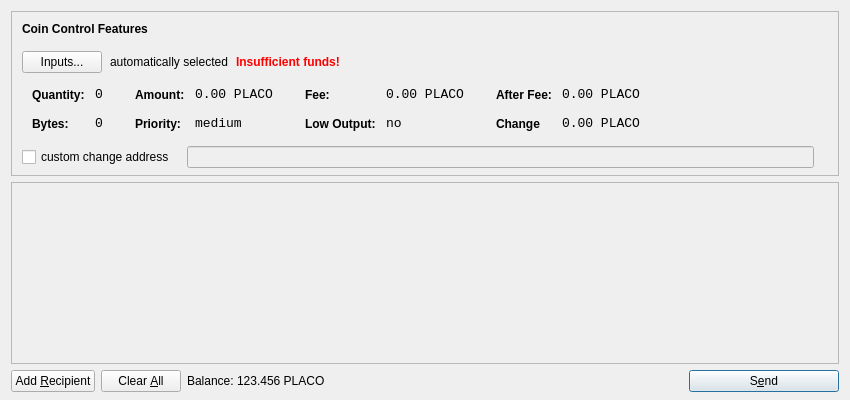
<?xml version="1.0" encoding="UTF-8"?>
<ui version="4.0">
 <class>SendCoinsDialog</class>
 <widget class="QDialog" name="SendCoinsDialog">
  <property name="geometry">
   <rect>
    <x>0</x>
    <y>0</y>
    <width>850</width>
    <height>400</height>
   </rect>
  </property>
  <property name="windowTitle">
   <string>Send Coins</string>
  </property>
  <property name="styleSheet">
   <string notr="true">background-image: url(:/images/bkg2);</string>
  </property>
  <layout class="QVBoxLayout" name="verticalLayout" stretch="0,1,0">
   <property name="bottomMargin">
    <number>8</number>
   </property>
   <item>
    <widget class="QFrame" name="frameCoinControl">
     <property name="sizePolicy">
      <sizepolicy hsizetype="Expanding" vsizetype="Expanding">
       <horstretch>0</horstretch>
       <verstretch>0</verstretch>
      </sizepolicy>
     </property>
     <property name="maximumSize">
      <size>
       <width>16777215</width>
       <height>16777215</height>
      </size>
     </property>
     <property name="frameShape">
      <enum>QFrame::StyledPanel</enum>
     </property>
     <property name="frameShadow">
      <enum>QFrame::Sunken</enum>
     </property>
     <layout class="QVBoxLayout" name="verticalLayoutCoinControl2">
      <property name="spacing">
       <number>6</number>
      </property>
      <property name="leftMargin">
       <number>0</number>
      </property>
      <property name="topMargin">
       <number>0</number>
      </property>
      <property name="rightMargin">
       <number>0</number>
      </property>
      <property name="bottomMargin">
       <number>6</number>
      </property>
      <item>
       <layout class="QVBoxLayout" name="verticalLayoutCoinControl" stretch="0,0,0,0,1">
        <property name="spacing">
         <number>0</number>
        </property>
        <property name="leftMargin">
         <number>10</number>
        </property>
        <property name="topMargin">
         <number>10</number>
        </property>
        <item>
         <layout class="QHBoxLayout" name="horizontalLayoutCoinControl1">
          <property name="bottomMargin">
           <number>15</number>
          </property>
          <item>
           <widget class="QLabel" name="labelCoinControlFeatures">
            <property name="sizePolicy">
             <sizepolicy hsizetype="Preferred" vsizetype="Maximum">
              <horstretch>0</horstretch>
              <verstretch>0</verstretch>
             </sizepolicy>
            </property>
            <property name="font">
             <font>
              <weight>75</weight>
              <bold>true</bold>
             </font>
            </property>
            <property name="styleSheet">
             <string notr="true">font-weight:bold;</string>
            </property>
            <property name="text">
             <string>Coin Control Features</string>
            </property>
           </widget>
          </item>
         </layout>
        </item>
        <item>
         <layout class="QHBoxLayout" name="horizontalLayoutCoinControl2" stretch="0,0,0,0">
          <property name="spacing">
           <number>8</number>
          </property>
          <property name="bottomMargin">
           <number>10</number>
          </property>
          <item>
           <widget class="QPushButton" name="pushButtonCoinControl">
            <property name="styleSheet">
             <string notr="true"/>
            </property>
            <property name="text">
             <string>Inputs...</string>
            </property>
           </widget>
          </item>
          <item>
           <widget class="QLabel" name="labelCoinControlAutomaticallySelected">
            <property name="text">
             <string>automatically selected</string>
            </property>
            <property name="margin">
             <number>5</number>
            </property>
           </widget>
          </item>
          <item>
           <widget class="QLabel" name="labelCoinControlInsuffFunds">
            <property name="font">
             <font>
              <weight>75</weight>
              <bold>true</bold>
             </font>
            </property>
            <property name="styleSheet">
             <string notr="true">color:red;font-weight:bold;</string>
            </property>
            <property name="text">
             <string>Insufficient funds!</string>
            </property>
            <property name="margin">
             <number>5</number>
            </property>
           </widget>
          </item>
          <item>
           <spacer name="horizontalSpacerCoinControl">
            <property name="orientation">
             <enum>Qt::Horizontal</enum>
            </property>
            <property name="sizeHint" stdset="0">
             <size>
              <width>40</width>
              <height>1</height>
             </size>
            </property>
           </spacer>
          </item>
         </layout>
        </item>
        <item>
         <widget class="QWidget" name="widgetCoinControl" native="true">
          <property name="sizePolicy">
           <sizepolicy hsizetype="Preferred" vsizetype="Preferred">
            <horstretch>0</horstretch>
            <verstretch>0</verstretch>
           </sizepolicy>
          </property>
          <property name="minimumSize">
           <size>
            <width>0</width>
            <height>0</height>
           </size>
          </property>
          <property name="styleSheet">
           <string notr="true"/>
          </property>
          <layout class="QHBoxLayout" name="horizontalLayoutCoinControl5">
           <property name="leftMargin">
            <number>0</number>
           </property>
           <property name="topMargin">
            <number>0</number>
           </property>
           <property name="rightMargin">
            <number>0</number>
           </property>
           <property name="bottomMargin">
            <number>0</number>
           </property>
           <item>
            <layout class="QHBoxLayout" name="horizontalLayoutCoinControl3" stretch="0,0,0,1">
             <property name="spacing">
              <number>20</number>
             </property>
             <property name="topMargin">
              <number>0</number>
             </property>
             <property name="bottomMargin">
              <number>10</number>
             </property>
             <item>
              <layout class="QFormLayout" name="formLayoutCoinControl1">
               <property name="horizontalSpacing">
                <number>10</number>
               </property>
               <property name="verticalSpacing">
                <number>14</number>
               </property>
               <property name="leftMargin">
                <number>10</number>
               </property>
               <property name="topMargin">
                <number>4</number>
               </property>
               <property name="rightMargin">
                <number>6</number>
               </property>
               <item row="0" column="0">
                <widget class="QLabel" name="labelCoinControlQuantityText">
                 <property name="styleSheet">
                  <string notr="true">font-weight:bold;</string>
                 </property>
                 <property name="text">
                  <string>Quantity:</string>
                 </property>
                 <property name="margin">
                  <number>0</number>
                 </property>
                </widget>
               </item>
               <item row="0" column="1">
                <widget class="QLabel" name="labelCoinControlQuantity">
                 <property name="font">
                  <font>
                   <family>Monospace</family>
                   <pointsize>10</pointsize>
                  </font>
                 </property>
                 <property name="cursor">
                  <cursorShape>IBeamCursor</cursorShape>
                 </property>
                 <property name="contextMenuPolicy">
                  <enum>Qt::ActionsContextMenu</enum>
                 </property>
                 <property name="text">
                  <string>0</string>
                 </property>
                 <property name="margin">
                  <number>0</number>
                 </property>
                 <property name="textInteractionFlags">
                  <set>Qt::LinksAccessibleByMouse|Qt::TextSelectableByKeyboard|Qt::TextSelectableByMouse</set>
                 </property>
                </widget>
               </item>
               <item row="1" column="0">
                <widget class="QLabel" name="labelCoinControlBytesText">
                 <property name="styleSheet">
                  <string notr="true">font-weight:bold;</string>
                 </property>
                 <property name="text">
                  <string>Bytes:</string>
                 </property>
                </widget>
               </item>
               <item row="1" column="1">
                <widget class="QLabel" name="labelCoinControlBytes">
                 <property name="font">
                  <font>
                   <family>Monospace</family>
                   <pointsize>10</pointsize>
                  </font>
                 </property>
                 <property name="cursor">
                  <cursorShape>IBeamCursor</cursorShape>
                 </property>
                 <property name="contextMenuPolicy">
                  <enum>Qt::ActionsContextMenu</enum>
                 </property>
                 <property name="text">
                  <string>0</string>
                 </property>
                 <property name="textInteractionFlags">
                  <set>Qt::LinksAccessibleByMouse|Qt::TextSelectableByKeyboard|Qt::TextSelectableByMouse</set>
                 </property>
                </widget>
               </item>
              </layout>
             </item>
             <item>
              <layout class="QFormLayout" name="formLayoutCoinControl2">
               <property name="horizontalSpacing">
                <number>10</number>
               </property>
               <property name="verticalSpacing">
                <number>14</number>
               </property>
               <property name="leftMargin">
                <number>6</number>
               </property>
               <property name="topMargin">
                <number>4</number>
               </property>
               <property name="rightMargin">
                <number>6</number>
               </property>
               <item row="0" column="0">
                <widget class="QLabel" name="labelCoinControlAmountText">
                 <property name="styleSheet">
                  <string notr="true">font-weight:bold;</string>
                 </property>
                 <property name="text">
                  <string>Amount:</string>
                 </property>
                 <property name="margin">
                  <number>0</number>
                 </property>
                </widget>
               </item>
               <item row="0" column="1">
                <widget class="QLabel" name="labelCoinControlAmount">
                 <property name="font">
                  <font>
                   <family>Monospace</family>
                   <pointsize>10</pointsize>
                  </font>
                 </property>
                 <property name="cursor">
                  <cursorShape>IBeamCursor</cursorShape>
                 </property>
                 <property name="contextMenuPolicy">
                  <enum>Qt::ActionsContextMenu</enum>
                 </property>
                 <property name="text">
                  <string>0.00 PLACO</string>
                 </property>
                 <property name="textInteractionFlags">
                  <set>Qt::LinksAccessibleByMouse|Qt::TextSelectableByKeyboard|Qt::TextSelectableByMouse</set>
                 </property>
                </widget>
               </item>
               <item row="1" column="0">
                <widget class="QLabel" name="labelCoinControlPriorityText">
                 <property name="styleSheet">
                  <string notr="true">font-weight:bold;</string>
                 </property>
                 <property name="text">
                  <string>Priority:</string>
                 </property>
                </widget>
               </item>
               <item row="1" column="1">
                <widget class="QLabel" name="labelCoinControlPriority">
                 <property name="font">
                  <font>
                   <family>Monospace</family>
                   <pointsize>10</pointsize>
                  </font>
                 </property>
                 <property name="cursor">
                  <cursorShape>IBeamCursor</cursorShape>
                 </property>
                 <property name="contextMenuPolicy">
                  <enum>Qt::ActionsContextMenu</enum>
                 </property>
                 <property name="text">
                  <string>medium</string>
                 </property>
                 <property name="textInteractionFlags">
                  <set>Qt::LinksAccessibleByMouse|Qt::TextSelectableByKeyboard|Qt::TextSelectableByMouse</set>
                 </property>
                </widget>
               </item>
              </layout>
             </item>
             <item>
              <layout class="QFormLayout" name="formLayoutCoinControl3">
               <property name="horizontalSpacing">
                <number>10</number>
               </property>
               <property name="verticalSpacing">
                <number>14</number>
               </property>
               <property name="leftMargin">
                <number>6</number>
               </property>
               <property name="topMargin">
                <number>4</number>
               </property>
               <property name="rightMargin">
                <number>6</number>
               </property>
               <item row="0" column="0">
                <widget class="QLabel" name="labelCoinControlFeeText">
                 <property name="styleSheet">
                  <string notr="true">font-weight:bold;</string>
                 </property>
                 <property name="text">
                  <string>Fee:</string>
                 </property>
                 <property name="margin">
                  <number>0</number>
                 </property>
                </widget>
               </item>
               <item row="0" column="1">
                <widget class="QLabel" name="labelCoinControlFee">
                 <property name="font">
                  <font>
                   <family>Monospace</family>
                   <pointsize>10</pointsize>
                  </font>
                 </property>
                 <property name="cursor">
                  <cursorShape>IBeamCursor</cursorShape>
                 </property>
                 <property name="contextMenuPolicy">
                  <enum>Qt::ActionsContextMenu</enum>
                 </property>
                 <property name="text">
                  <string>0.00 PLACO</string>
                 </property>
                 <property name="textInteractionFlags">
                  <set>Qt::LinksAccessibleByMouse|Qt::TextSelectableByKeyboard|Qt::TextSelectableByMouse</set>
                 </property>
                </widget>
               </item>
               <item row="1" column="0">
                <widget class="QLabel" name="labelCoinControlLowOutputText">
                 <property name="styleSheet">
                  <string notr="true">font-weight:bold;</string>
                 </property>
                 <property name="text">
                  <string>Low Output:</string>
                 </property>
                </widget>
               </item>
               <item row="1" column="1">
                <widget class="QLabel" name="labelCoinControlLowOutput">
                 <property name="font">
                  <font>
                   <family>Monospace</family>
                   <pointsize>10</pointsize>
                  </font>
                 </property>
                 <property name="cursor">
                  <cursorShape>IBeamCursor</cursorShape>
                 </property>
                 <property name="contextMenuPolicy">
                  <enum>Qt::ActionsContextMenu</enum>
                 </property>
                 <property name="text">
                  <string>no</string>
                 </property>
                 <property name="textInteractionFlags">
                  <set>Qt::LinksAccessibleByMouse|Qt::TextSelectableByKeyboard|Qt::TextSelectableByMouse</set>
                 </property>
                </widget>
               </item>
              </layout>
             </item>
             <item>
              <layout class="QFormLayout" name="formLayoutCoinControl4">
               <property name="horizontalSpacing">
                <number>10</number>
               </property>
               <property name="verticalSpacing">
                <number>14</number>
               </property>
               <property name="leftMargin">
                <number>6</number>
               </property>
               <property name="topMargin">
                <number>4</number>
               </property>
               <property name="rightMargin">
                <number>6</number>
               </property>
               <item row="0" column="0">
                <widget class="QLabel" name="labelCoinControlAfterFeeText">
                 <property name="styleSheet">
                  <string notr="true">font-weight:bold;</string>
                 </property>
                 <property name="text">
                  <string>After Fee:</string>
                 </property>
                 <property name="margin">
                  <number>0</number>
                 </property>
                </widget>
               </item>
               <item row="0" column="1">
                <widget class="QLabel" name="labelCoinControlAfterFee">
                 <property name="font">
                  <font>
                   <family>Monospace</family>
                   <pointsize>10</pointsize>
                  </font>
                 </property>
                 <property name="cursor">
                  <cursorShape>IBeamCursor</cursorShape>
                 </property>
                 <property name="contextMenuPolicy">
                  <enum>Qt::ActionsContextMenu</enum>
                 </property>
                 <property name="text">
                  <string>0.00 PLACO</string>
                 </property>
                 <property name="textInteractionFlags">
                  <set>Qt::LinksAccessibleByMouse|Qt::TextSelectableByKeyboard|Qt::TextSelectableByMouse</set>
                 </property>
                </widget>
               </item>
               <item row="1" column="0">
                <widget class="QLabel" name="labelCoinControlChangeText">
                 <property name="styleSheet">
                  <string notr="true">font-weight:bold;</string>
                 </property>
                 <property name="text">
                  <string>Change</string>
                 </property>
                </widget>
               </item>
               <item row="1" column="1">
                <widget class="QLabel" name="labelCoinControlChange">
                 <property name="font">
                  <font>
                   <family>Monospace</family>
                   <pointsize>10</pointsize>
                  </font>
                 </property>
                 <property name="cursor">
                  <cursorShape>IBeamCursor</cursorShape>
                 </property>
                 <property name="contextMenuPolicy">
                  <enum>Qt::ActionsContextMenu</enum>
                 </property>
                 <property name="text">
                  <string>0.00 PLACO</string>
                 </property>
                 <property name="textInteractionFlags">
                  <set>Qt::LinksAccessibleByMouse|Qt::TextSelectableByKeyboard|Qt::TextSelectableByMouse</set>
                 </property>
                </widget>
               </item>
              </layout>
             </item>
            </layout>
           </item>
          </layout>
         </widget>
        </item>
        <item>
         <layout class="QHBoxLayout" name="horizontalLayoutCoinControl4" stretch="0,0,0">
          <property name="spacing">
           <number>12</number>
          </property>
          <property name="sizeConstraint">
           <enum>QLayout::SetDefaultConstraint</enum>
          </property>
          <property name="topMargin">
           <number>5</number>
          </property>
          <property name="rightMargin">
           <number>5</number>
          </property>
          <item>
           <widget class="QCheckBox" name="checkBoxCoinControlChange">
            <property name="text">
             <string>custom change address</string>
            </property>
           </widget>
          </item>
          <item>
           <widget class="QLineEdit" name="lineEditCoinControlChange">
            <property name="enabled">
             <bool>false</bool>
            </property>
            <property name="sizePolicy">
             <sizepolicy hsizetype="Expanding" vsizetype="Fixed">
              <horstretch>0</horstretch>
              <verstretch>0</verstretch>
             </sizepolicy>
            </property>
           </widget>
          </item>
          <item>
           <widget class="QLabel" name="labelCoinControlChangeLabel">
            <property name="sizePolicy">
             <sizepolicy hsizetype="Preferred" vsizetype="Expanding">
              <horstretch>0</horstretch>
              <verstretch>0</verstretch>
             </sizepolicy>
            </property>
            <property name="minimumSize">
             <size>
              <width>0</width>
              <height>0</height>
             </size>
            </property>
            <property name="text">
             <string/>
            </property>
            <property name="margin">
             <number>3</number>
            </property>
           </widget>
          </item>
         </layout>
        </item>
        <item>
         <spacer name="verticalSpacerCoinControl">
          <property name="orientation">
           <enum>Qt::Vertical</enum>
          </property>
          <property name="sizeHint" stdset="0">
           <size>
            <width>800</width>
            <height>1</height>
           </size>
          </property>
         </spacer>
        </item>
       </layout>
      </item>
     </layout>
    </widget>
   </item>
   <item>
    <widget class="QScrollArea" name="scrollArea">
     <property name="widgetResizable">
      <bool>true</bool>
     </property>
     <widget class="QWidget" name="scrollAreaWidgetContents">
      <property name="geometry">
       <rect>
        <x>0</x>
        <y>0</y>
        <width>830</width>
        <height>172</height>
       </rect>
      </property>
      <layout class="QVBoxLayout" name="verticalLayout_2">
       <property name="leftMargin">
        <number>0</number>
       </property>
       <property name="topMargin">
        <number>0</number>
       </property>
       <property name="rightMargin">
        <number>0</number>
       </property>
       <property name="bottomMargin">
        <number>0</number>
       </property>
       <item>
        <layout class="QVBoxLayout" name="entries">
         <property name="spacing">
          <number>6</number>
         </property>
        </layout>
       </item>
       <item>
        <spacer name="verticalSpacer">
         <property name="orientation">
          <enum>Qt::Vertical</enum>
         </property>
         <property name="sizeHint" stdset="0">
          <size>
           <width>20</width>
           <height>40</height>
          </size>
         </property>
        </spacer>
       </item>
      </layout>
     </widget>
    </widget>
   </item>
   <item>
    <layout class="QHBoxLayout" name="horizontalLayout">
     <item>
      <widget class="QPushButton" name="addButton">
       <property name="toolTip">
        <string>Send to multiple recipients at once</string>
       </property>
       <property name="text">
        <string>Add &amp;Recipient</string>
       </property>
       <property name="icon">
        <iconset resource="../bitcoin.qrc">
         <normaloff>:/icons/add</normaloff>:/icons/add</iconset>
       </property>
       <property name="autoDefault">
        <bool>false</bool>
       </property>
      </widget>
     </item>
     <item>
      <widget class="QPushButton" name="clearButton">
       <property name="sizePolicy">
        <sizepolicy hsizetype="Minimum" vsizetype="Fixed">
         <horstretch>0</horstretch>
         <verstretch>0</verstretch>
        </sizepolicy>
       </property>
       <property name="toolTip">
        <string>Remove all transaction fields</string>
       </property>
       <property name="text">
        <string>Clear &amp;All</string>
       </property>
       <property name="icon">
        <iconset resource="../bitcoin.qrc">
         <normaloff>:/icons/remove</normaloff>:/icons/remove</iconset>
       </property>
       <property name="autoRepeatDelay">
        <number>300</number>
       </property>
       <property name="autoDefault">
        <bool>false</bool>
       </property>
      </widget>
     </item>
     <item>
      <layout class="QHBoxLayout" name="horizontalLayout_2">
       <property name="spacing">
        <number>3</number>
       </property>
       <item>
        <widget class="QLabel" name="label">
         <property name="sizePolicy">
          <sizepolicy hsizetype="Preferred" vsizetype="Fixed">
           <horstretch>0</horstretch>
           <verstretch>0</verstretch>
          </sizepolicy>
         </property>
         <property name="text">
          <string>Balance:</string>
         </property>
        </widget>
       </item>
       <item>
        <widget class="QLabel" name="labelBalance">
         <property name="sizePolicy">
          <sizepolicy hsizetype="Preferred" vsizetype="Fixed">
           <horstretch>0</horstretch>
           <verstretch>0</verstretch>
          </sizepolicy>
         </property>
         <property name="cursor">
          <cursorShape>IBeamCursor</cursorShape>
         </property>
         <property name="text">
          <string>123.456 PLACO</string>
         </property>
         <property name="textInteractionFlags">
          <set>Qt::LinksAccessibleByMouse|Qt::TextSelectableByKeyboard|Qt::TextSelectableByMouse</set>
         </property>
        </widget>
       </item>
      </layout>
     </item>
     <item>
      <spacer name="horizontalSpacer">
       <property name="orientation">
        <enum>Qt::Horizontal</enum>
       </property>
       <property name="sizeHint" stdset="0">
        <size>
         <width>40</width>
         <height>20</height>
        </size>
       </property>
      </spacer>
     </item>
     <item>
      <widget class="QPushButton" name="sendButton">
       <property name="minimumSize">
        <size>
         <width>150</width>
         <height>0</height>
        </size>
       </property>
       <property name="toolTip">
        <string>Confirm the send action</string>
       </property>
       <property name="text">
        <string>S&amp;end</string>
       </property>
       <property name="icon">
        <iconset resource="../bitcoin.qrc">
         <normaloff>:/icons/send</normaloff>:/icons/send</iconset>
       </property>
       <property name="default">
        <bool>true</bool>
       </property>
      </widget>
     </item>
    </layout>
   </item>
  </layout>
 </widget>
 <resources>
  <include location="../bitcoin.qrc"/>
 </resources>
 <connections/>
</ui>
